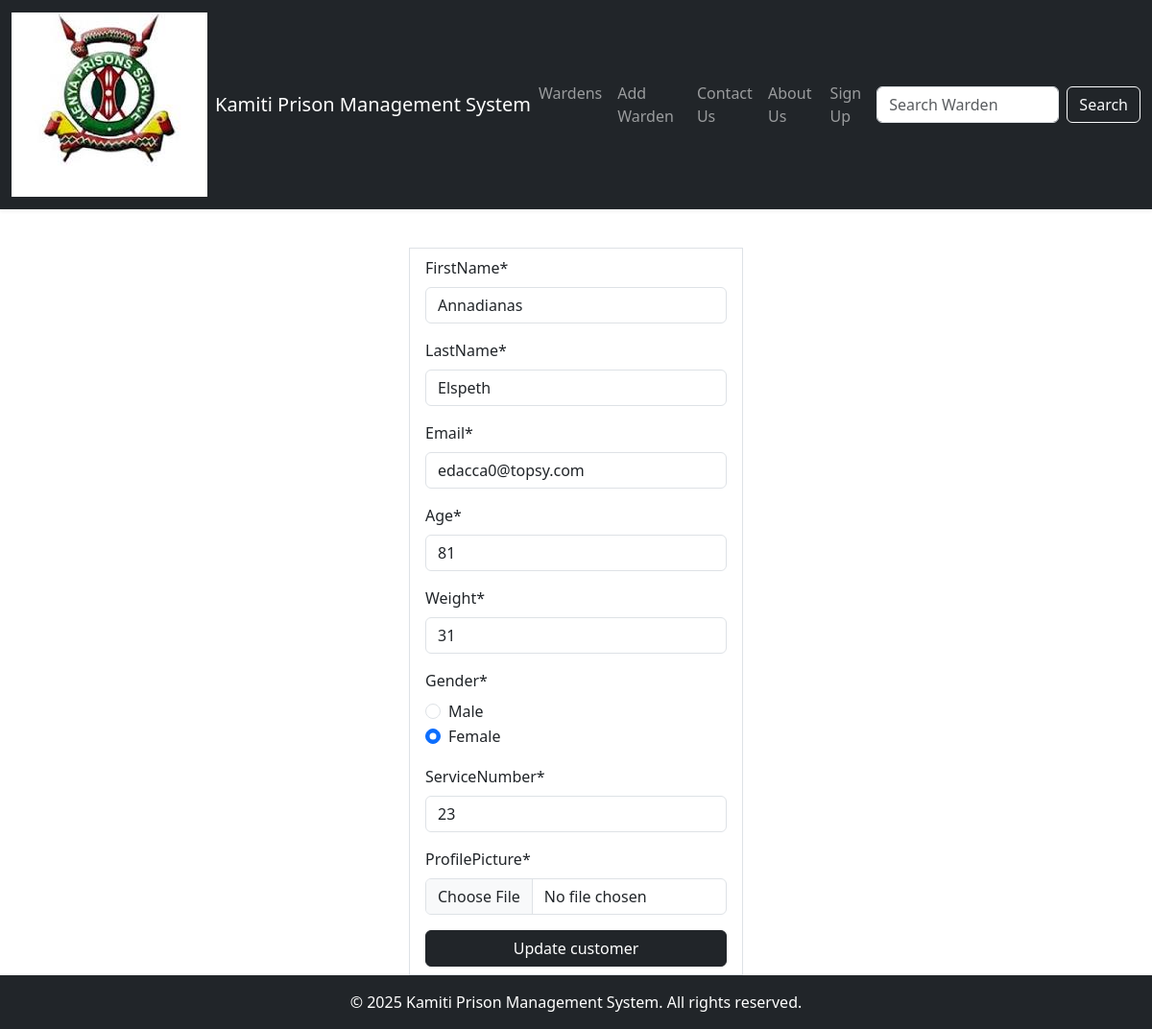
/Wardens/update/1 (signed in), run on the app's committed database.
### prison/models.py (models this page shows, shortened)
class Warden(models.Model):
    FirstName = models.CharField(max_length=30)
    LastName = models.CharField(max_length=30)
    Email = models.EmailField(unique=True)
    Age = models.PositiveSmallIntegerField(default=0)
    Gender = models.CharField(max_length=10)
    Weight = models.PositiveIntegerField(default=0)
    ServiceNumber = models.PositiveIntegerField(default=0)
    ProfilePicture = models.ImageField(upload_to=generate_unique_name, null=True)
    created_at = models.DateTimeField(auto_now_add=True)
    updated_at = models.DateTimeField(auto_now=True)
    class Meta:
        db_table = 'Wardens'

### prison/views.py (the view)
# urls.py: path('Wardens/update/<int:warden_id>', views.UpdateWarden, name='UpdateWarden'),
@login_required
@permission_required("prison.change_warden",raise_exception=True)
def UpdateWarden(request, warden_id):
    warden = get_object_or_404(Warden, id=warden_id)
    if request.method == 'POST':
        form = WardenForm(request.POST,request.FILES, instance=warden)
        if form.is_valid():
            form.save()
            messages.success(request, 'Your warden has been updated.')
            return redirect('Wardens')
    else:
        form = WardenForm(instance=warden)
    return render(request, 'WardenUpdateForm.html', {"form": form})

### prison/apps_forms.py
class WardenForm(forms.ModelForm):
    Gender = forms.ChoiceField(choices=GENDER_CHOICES,widget=forms.RadioSelect)
    class Meta:
        model = Warden
        fields = ['FirstName', 'LastName', 'Email', 'Age', 'Weight','Gender','ServiceNumber','ProfilePicture']
        widgets = {
            'FirstName': forms.TextInput(attrs={'class': 'form-control'}),
            'LastName': forms.TextInput(attrs={'class': 'form-control'}),
            'email': forms.EmailInput(attrs={'class': 'form-control'}),
            'Age': forms.DateInput(attrs={'type':'number',}),
            'Weight': forms.TextInput(attrs={'type':'number','min':'0','max':'100'}),
            'ServiceNumber': forms.TextInput(attrs={ 'type':'number','class':'form-control'}),
            'Gender': forms.Select(choices=GENDER_CHOICES, attrs={'class': 'form-control'}),
        }

### templates/WardenUpdateForm.html (shortened to what this page needs)
{% extends 'Master.html' %}
{% load crispy_forms_filters %}
{% block content %}
	<div class="container">
    <div class="row justify-content-center">
        <div class="col-sm-4">
             <form class="border px-3 py-2 mt-3" action="" method="post" enctype="multipart/form-data">
                 {{ form | crispy  }}
                 <button class="btn btn-dark w-100">Update customer </button>
            </form>
        </div>
    </div>
    </div>
{% endblock %}

### data on the page
Warden: FirstName "Annadianas", LastName "Elspeth", Email "edacca0@topsy.com", Age "81", Weight "31", Gender "☐ Male ☑ Female", ServiceNumber "23"
